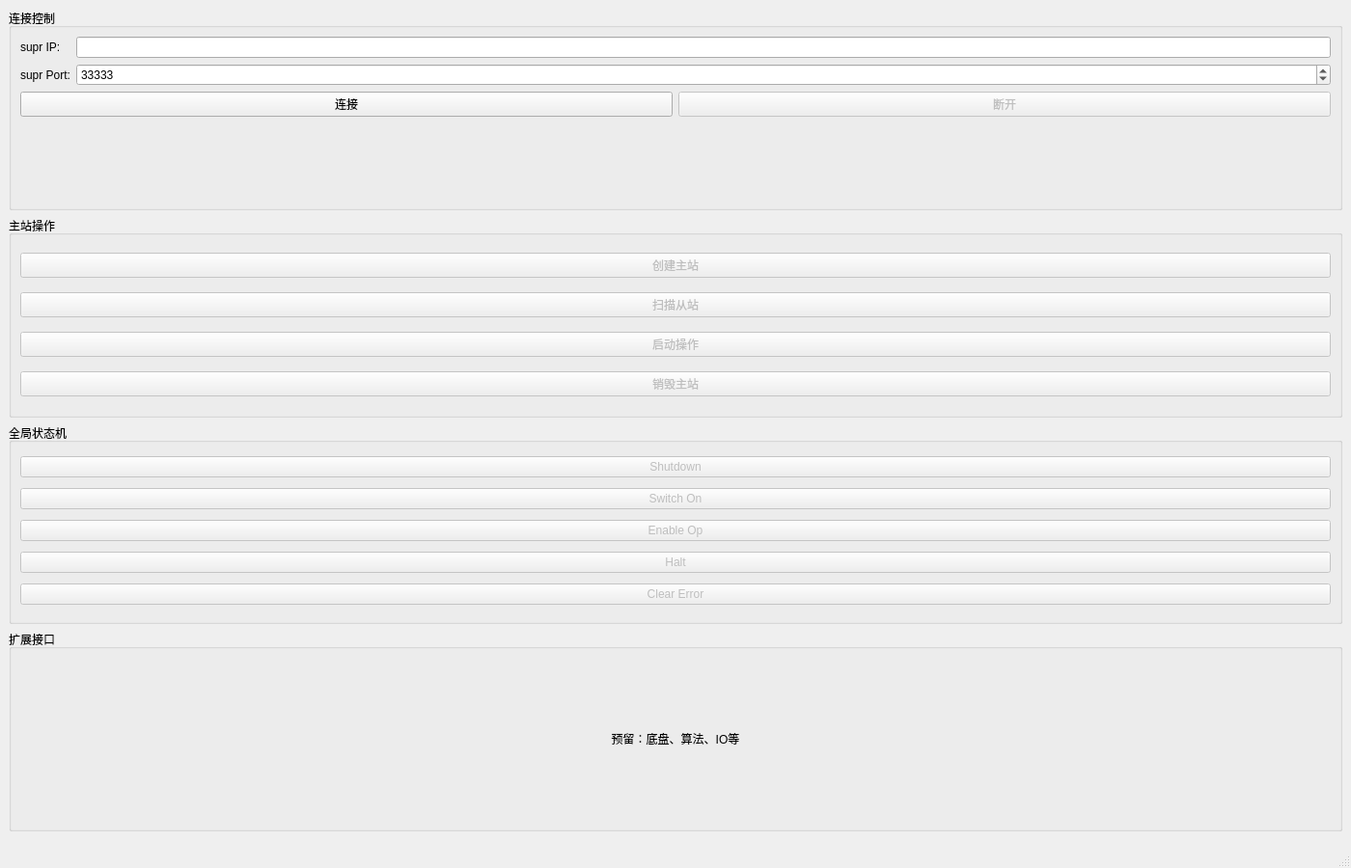
<?xml version="1.0" encoding="UTF-8"?>
<ui version="4.0">
 <class>MainWindow</class>
 <widget class="QMainWindow" name="MainWindow">
  <property name="geometry">
   <rect>
    <x>0</x>
    <y>0</y>
    <width>1400</width>
    <height>900</height>
   </rect>
  </property>
  <property name="minimumSize">
   <size>
    <width>1200</width>
    <height>700</height>
   </size>
  </property>
  <property name="windowTitle">
   <string>Mount 机械臂上位机控制系统</string>
  </property>
  <widget class="QWidget" name="centralwidget"/>
  <widget class="QMenuBar" name="menubar"/>
  <widget class="QStatusBar" name="statusbar"/>
  <widget class="QWidget" name="controlPanel" native="true">
   <layout class="QVBoxLayout" name="verticalLayoutControl">
    <item>
     <widget class="QGroupBox" name="groupBoxConnection">
      <property name="title">
       <string>连接控制</string>
      </property>
      <layout class="QFormLayout" name="formLayoutConnection">
       <item row="0" column="0">
        <widget class="QLabel" name="labelSuprIp">
         <property name="text">
          <string>supr IP:</string>
         </property>
        </widget>
       </item>
       <item row="0" column="1">
        <widget class="QLineEdit" name="lineEditSuprIp"/>
       </item>
       <item row="1" column="0">
        <widget class="QLabel" name="labelSuprPort">
         <property name="text">
          <string>supr Port:</string>
         </property>
        </widget>
       </item>
       <item row="1" column="1">
        <widget class="QSpinBox" name="spinBoxSuprPort">
         <property name="maximum">
          <number>65535</number>
         </property>
         <property name="value">
          <number>33333</number>
         </property>
        </widget>
       </item>
       <item row="2" column="0" colspan="2">
        <layout class="QHBoxLayout" name="horizontalLayoutConnection">
         <item>
          <widget class="QPushButton" name="btnConnect">
           <property name="text">
            <string>连接</string>
           </property>
          </widget>
         </item>
         <item>
          <widget class="QPushButton" name="btnDisconnect">
           <property name="enabled">
            <bool>false</bool>
           </property>
           <property name="text">
            <string>断开</string>
           </property>
          </widget>
         </item>
        </layout>
       </item>
      </layout>
     </widget>
    </item>
    <item>
     <widget class="QGroupBox" name="groupBoxMaster">
      <property name="title">
       <string>主站操作</string>
      </property>
      <layout class="QVBoxLayout" name="verticalLayoutMaster">
       <item>
        <widget class="QPushButton" name="btnCreateMasters">
         <property name="enabled">
          <bool>false</bool>
         </property>
         <property name="text">
          <string>创建主站</string>
         </property>
        </widget>
       </item>
       <item>
        <widget class="QPushButton" name="btnScanSlaves">
         <property name="enabled">
          <bool>false</bool>
         </property>
         <property name="text">
          <string>扫描从站</string>
         </property>
        </widget>
       </item>
       <item>
        <widget class="QPushButton" name="btnStartOp">
         <property name="enabled">
          <bool>false</bool>
         </property>
         <property name="text">
          <string>启动操作</string>
         </property>
        </widget>
       </item>
       <item>
        <widget class="QPushButton" name="btnDestroyMaster">
         <property name="enabled">
          <bool>false</bool>
         </property>
         <property name="text">
          <string>销毁主站</string>
         </property>
        </widget>
       </item>
      </layout>
     </widget>
    </item>
    <item>
     <widget class="QGroupBox" name="groupBoxGlobalFsa">
      <property name="title">
       <string>全局状态机</string>
      </property>
      <layout class="QVBoxLayout" name="verticalLayoutGlobalFsa">
       <item>
        <widget class="QPushButton" name="btnGlobalShutdown">
         <property name="enabled">
          <bool>false</bool>
         </property>
         <property name="text">
          <string>Shutdown</string>
         </property>
        </widget>
       </item>
       <item>
        <widget class="QPushButton" name="btnGlobalSwitchOn">
         <property name="enabled">
          <bool>false</bool>
         </property>
         <property name="text">
          <string>Switch On</string>
         </property>
        </widget>
       </item>
       <item>
        <widget class="QPushButton" name="btnGlobalEnableOp">
         <property name="enabled">
          <bool>false</bool>
         </property>
         <property name="text">
          <string>Enable Op</string>
         </property>
        </widget>
       </item>
       <item>
        <widget class="QPushButton" name="btnGlobalHalt">
         <property name="enabled">
          <bool>false</bool>
         </property>
         <property name="text">
          <string>Halt</string>
         </property>
        </widget>
       </item>
       <item>
        <widget class="QPushButton" name="btnGlobalClearError">
         <property name="enabled">
          <bool>false</bool>
         </property>
         <property name="text">
          <string>Clear Error</string>
         </property>
        </widget>
       </item>
      </layout>
     </widget>
    </item>
    <item>
     <widget class="QGroupBox" name="groupBoxExtension">
      <property name="title">
       <string>扩展接口</string>
      </property>
      <layout class="QVBoxLayout" name="verticalLayoutExtension">
       <item>
        <widget class="QLabel" name="labelExtension">
         <property name="text">
          <string>预留：底盘、算法、IO等</string>
         </property>
         <property name="alignment">
          <set>Qt::AlignCenter</set>
         </property>
        </widget>
       </item>
      </layout>
     </widget>
    </item>
    <item>
     <spacer name="verticalSpacer">
      <property name="orientation">
       <enum>Qt::Vertical</enum>
      </property>
     </spacer>
    </item>
   </layout>
  </widget>
 </widget>
 <resources/>
 <connections/>
</ui>
